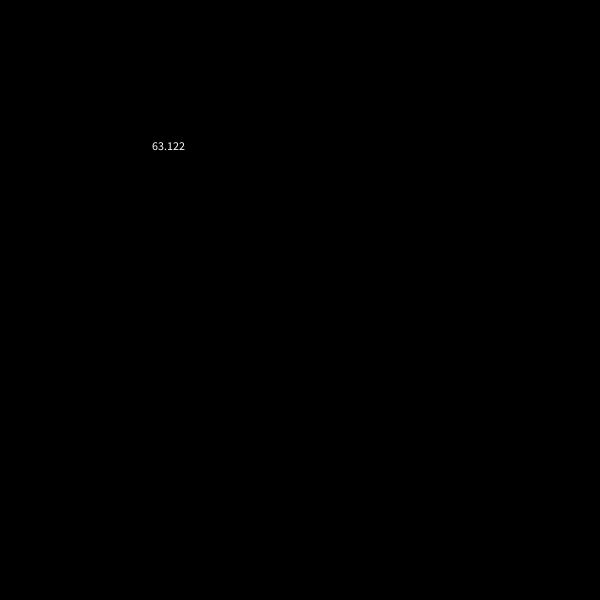
Frame 1 (no input)
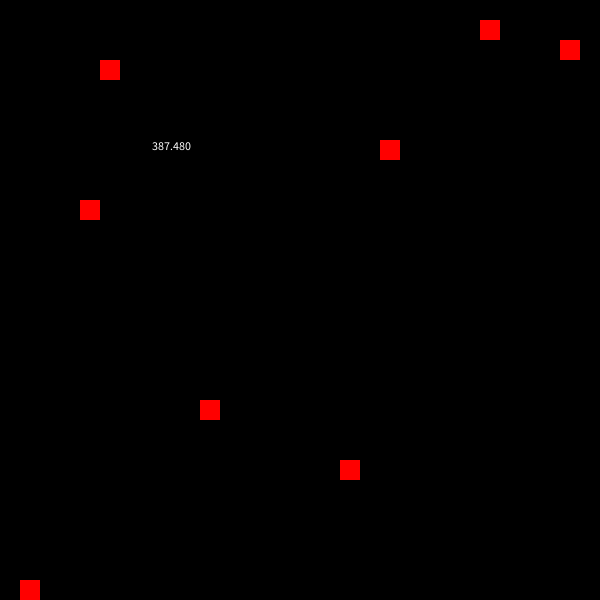
Frame 60 (the mouse pressed at the canvas centre just before this capture)
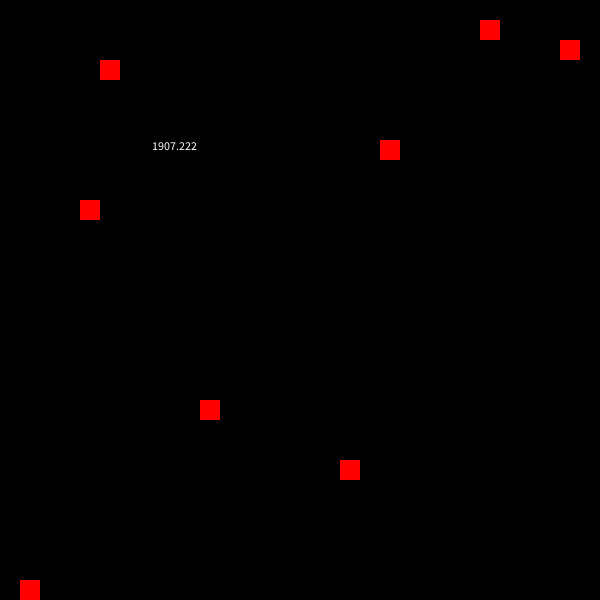
Frame 120 (the mouse held since frame 60 and released just before this capture)

The Processing sketch that drew these frames (run headless with seeded random() and noise(); from frame 60 on, the mouse is pressed at the canvas centre):

// Processing sketch: vierkantjes
// ── vierkantjes.pde
int xnum;
int ynum;
float num = 0;
float frames = 0;
float w;
float xOffset = 0;
//When fullscreen is enabled only the l counts
boolean fullScreen = true;
//When l = width and fullScreen = true the picture will be the sharpest
float l = 1920/8;
float u = 0;
float x,y;
float r = 255, g = 0, b = 0, lastH, newH, cc = 50;
boolean strokeEnabled = false;
int totalBlocks = 0;
boolean make;

PVector[] val = new PVector[90000];

void setup() {
  size(600, 600);
  //fullScreen();
  frameRate(6000);
  
  if (fullScreen) {
    w = width/l;
  }
  cc = w*255/(height/6);
  background(0);
}

void draw() {
  w = 20;
  xnum = (int)(width/w);
  ynum = (int)(height/w);
  fill(0);
  rect(100, 100, 100, 100);
  fill(255);
  text(frameRate, 150, 150);
  frames++;
  //newPoint();
  //u = (mouseY)/100;
  
  x = (1*w)*floor((0.01*w)*width/xnum * random(0, xnum));
  y = (1*w)*floor((0.01*w)*height/ynum * random(0, ynum));
  //val[totalBlocks] = new PVector(x, y);
  for (int i = 0; i <= totalBlocks-1; i++) {
    if (val[i] == val[totalBlocks]) {
      make = false;
    }
  }
  if (frames >= u && make) {
    newPoint();
    frames = 0;
    
    val[totalBlocks] = new PVector(x, y);
    totalBlocks++;
  }
  make = true;
  
  println(totalBlocks);
}

void mouseClicked() {

}


void newPoint() {
  if (!strokeEnabled) {
    noStroke();
  }
  fill(r, g, b);
  rect(x, y, w, w);
  num++;
  
}
